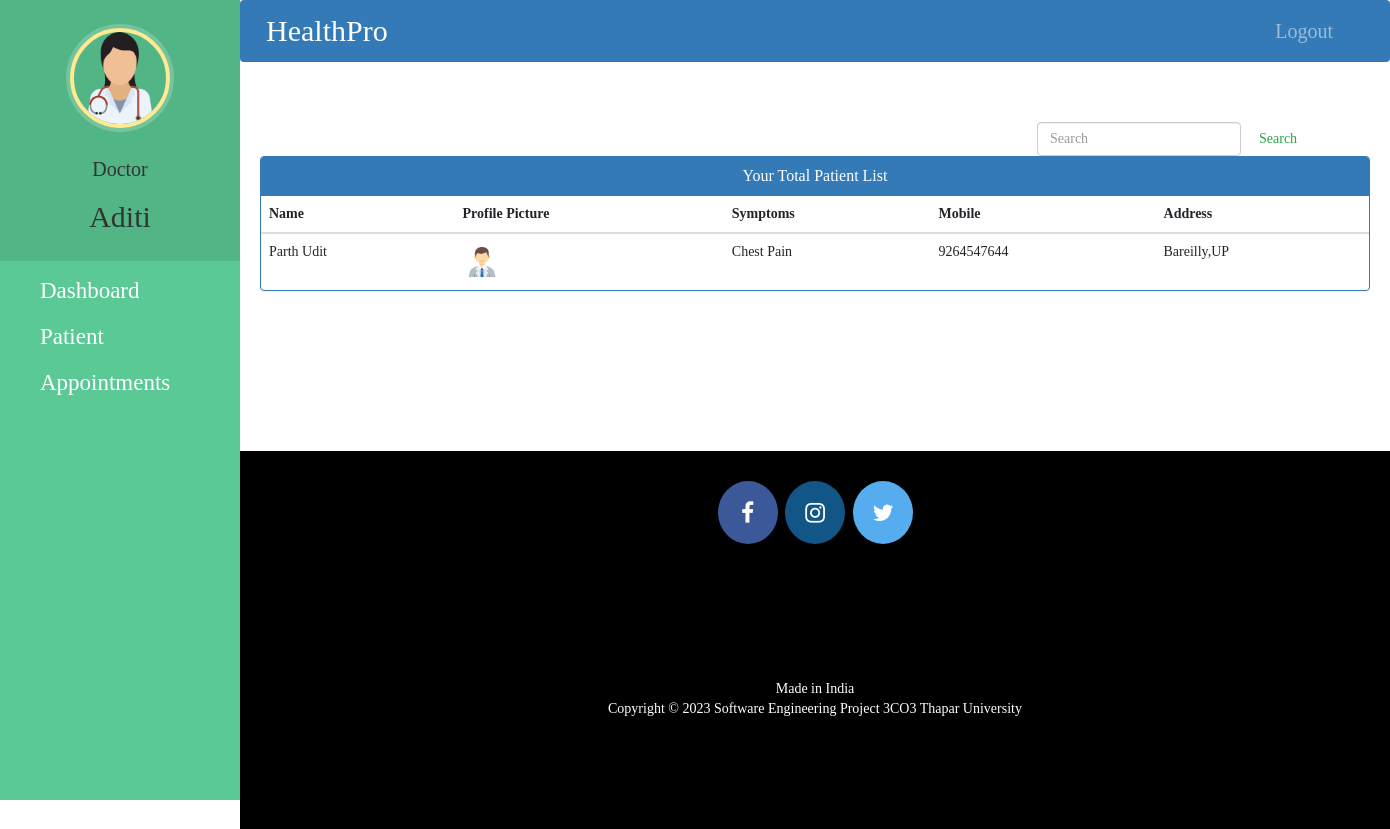
Page /doctor-view-patient (signed in) on the committed database.
### hospital/models.py (models this page shows, shortened)
class Doctor(models.Model):
    user=models.OneToOneField(User,on_delete=models.CASCADE)
    profile_pic= models.ImageField(upload_to='profile_pic/DoctorProfilePic/',null=True,blank=True)
    address = models.CharField(max_length=40)
    mobile = models.CharField(max_length=20,null=True)
    department= models.CharField(max_length=50,choices=departments,default='Cardiologist')
    status=models.BooleanField(default=False)

class Patient(models.Model):
    user=models.OneToOneField(User,on_delete=models.CASCADE)
    profile_pic= models.ImageField(upload_to='profile_pic/PatientProfilePic/',null=True,blank=True)
    address = models.CharField(max_length=40)
    mobile = models.CharField(max_length=20,null=False)
    symptoms = models.CharField(max_length=100,null=False)
    assignedDoctorId = models.PositiveIntegerField(null=True)
    admitDate=models.DateField(auto_now=True)
    status=models.BooleanField(default=False)
    @property
    def get_name(self):
        return self.user.first_name+" "+self.user.last_name

### hospital/views.py (the view)
# urls.py: path('doctor-view-patient', views.doctor_view_patient_view,name='doctor-view-patient'),
@login_required(login_url='doctorlogin')
@user_passes_test(is_doctor)
def doctor_view_patient_view(request):
    patients=models.Patient.objects.all().filter(status=True,assignedDoctorId=request.user.id)
    doctor=models.Doctor.objects.get(user_id=request.user.id) #for profile picture of doctor in sidebar
    return render(request,'hospital/doctor_view_patient.html',{'patients':patients,'doctor':doctor})

### hospital/views.py (called while the page is built)
def is_doctor(user):
    return user.groups.filter(name='DOCTOR').exists()

### templates/hospital/doctor_view_patient.html (shortened to what this page needs)
{% extends 'hospital/doctor_base.html' %}
{% block content %}
{%load static%}
<head>
  <link href="//netdna.bootstrapcdn.com/bootstrap/3.0.0/css/bootstrap.min.css" rel="stylesheet" id="bootstrap-css">
</head>
<div class="container">
    <form  action="/search" method="get" style="margin-left:70%;" class="form-inline my-2 my-lg-0">
      <input class="form-control mr-sm-2" type="search" placeholder="Search" name="query" id="query" aria-label="Search">
      <button class="btn btn-outline-success my-2 my-sm-0" type="submit">Search</button>
    </form>
  {% if patients %}
  <div class="panel panel-primary">
    <div class="panel-heading">
      <h6 class="panel-title">Your Total Patient List</h6>
    </div>
    <table class="table table-hover" id="dev-table">
      <thead>
        <tr>
          <th>Name</th>
          <th>Profile Picture</th>
          <th>Symptoms</th>
          <th>Mobile</th>
          <th>Address</th>
        </tr>
      </thead>
      {% for p in patients %}
      <tr>
        <td> {{p.get_name}}</td>
        <td> <img src="{% static p.profile_pic.url %}" alt="Profile Pic" height="40px" width="40px" /></td>
        <td>{{p.symptoms}}</td>
        <td>{{p.mobile}}</td>
        <td>{{p.address}}</td>
      </tr>
      {% endfor %}
    </table>
  </div>
  {%else%}
  <br><br><br>
  <h4 style="text-align: center;color: red;">No Patient Found !!!</h4>
  {% endif %}
</div>
{% endblock content %}

### templates/hospital/doctor_base.html (shortened to what this page needs)
<!DOCTYPE html>
{% load static %}
<html lang="en">
<head>
  <link rel="stylesheet" href="https://stackpath.bootstrapcdn.com/bootstrap/4.3.1/css/bootstrap.min.css">
  <link rel="stylesheet" href="https://maxcdn.bootstrapcdn.com/font-awesome/4.7.0/css/font-awesome.min.css">
</head>
<body>
  <nav class="menu" tabindex="0">
    <header class="avatar">
      <img src="{% static doctor.profile_pic.url %}" alt="Profile Pic" />
      <br><br>
      <h6 style="font-size: 20px">Doctor</h6>
      <h2 style="font-weight: 500;">{{request.user.first_name}}</h2>
    </header>
    <ul>
      <li tabindex="0" class="icon-dashboard"> <a style="color:white; text-decoration:none; font-size: 23px" href="/doctor-dashboard"><span>Dashboard</span></a> </li>
      <li tabindex="0" class="icon-users"> <a style="color:white; text-decoration:none; font-size: 23px" href="/doctor-patient"><span>Patient</span></a></li>
      <li tabindex="0" class="icon-calendar"> <a style="color:white; text-decoration:none; font-size: 23px" href="/doctor-appointment"><span>Appointments</span></a></li>
    </ul>
  </nav>
  <main>
    <div class="bs-example">
      <nav class="navbar navbar-expand-md  navbar-dark fixed-top" style="background:#337AB7;">
        <a href="/doctor-dashboard" class="navbar-brand" style="font-size: 30px">HealthPro</a>
        <div class="collapse navbar-collapse justify-content-between" id="navbarCollapse">
          <div class="navbar-nav" style=" margin-left: 90%;">
            <a href="/logout" class="nav-item nav-link" style="font-size: 20px">Logout</a>
          </div>
        </div>
      </nav>
    </div>
    <br><br>
    {% block content %}
    {% endblock content %}
    <br><br><br><br><br><br><br>
    <footer>
      <p>
        <a id="ftr" href="https://www.facebook.com/arshita.mehta.77" class="fa fa-facebook"></a>
        <a id="ftr" href="https://instagram.com/anushkas2111?igshid=dzMzOTZ5eXc5aWVp" class="fa fa-instagram"></a>
        <a id="ftr" href="https://x.com/21AnushkaSingh?s=09" class="fa fa-twitter"></a>
      </p>
      <br>
      <div class="container">
        <div class="row">
          <div class="col-md-12 col-sm-12">
            <div style="color:#ffffff;" class="wow fadeInUp footer-copyright">
              <p>Made in India <br>
                Copyright &copy; 2023 Software Engineering Project 3CO3 Thapar University </p>
            </div>
          </div>
        </div>
      </div>
    </footer>
  </main>
</body>
</html>

### templates/hospital/doctor_base.html (style rules this page uses)
a:link { text-decoration: none; }
a { color: white; }
footer { padding: 0px 0px 0px 0px; background-color: black; margin: 0px; }
#ftr { padding: 20px; }
.fa { font-size: 23px; width: 60px; text-align: center; text-decoration: none; margin: 5px 2px; border-radius: 50%; }
.fa-facebook { background: #3B5998; color: white; margin-top: 30px; }
.fa-twitter { background: #55ACEE; color: white; }
.fa-instagram { background: #125688; color: white; }
p { text-align: center; }
body { padding-left: 240px; }
main { position: relative; height: 100vh; }
.menu { background: #5bc995; height: 100vh; width: 240px; position: fixed; top: 0px; left: 0; z-index: 5; outline: none; }
.menu .avatar { background: rgba(0, 0, 0, 0.1); padding: 2em 0.5em; text-align: center; }
.menu .avatar img { width: 100px; border-radius: 50%; overflow: hidden; border: 4px solid #ffea92; box-shadow: 0 0 0 4px rgba(255, 255, 255, 0.2); }
.menu .avatar h2 { font-weight: normal; margin-bottom: 0; }
.menu ul { list-style: none; padding: 0.5em 0; margin: 0; }
.menu ul li { padding: 0.5em 1em 0.5em 3em; font-size: 0.95em; font-weight: regular; background-repeat: no-repeat; background-position: left 15px center; background-size: auto 20px; transition: all 0.15s linear; cursor: pointer; }
.menu ul li.icon-dashboard { background-image: url("http://www.entypo.com/images//gauge.svg"); }
.menu ul li.icon-users { background-image: url("http://www.entypo.com/images//users.svg"); }
.menu ul li.icon-calendar { background-image: url("http://www.entypo.com/images//calendar.svg"); }

### templates/hospital/doctor_view_patient.html (style rules this page uses)
a:link { text-decoration: none; }
h6 { text-align: center; }
.row { margin: 100px; }
* { font-family: poppins; }

### rows in the picture
Doctor: profile_pic (picture)
Patient: get_name "Parth Udit", profile_pic (picture), symptoms "Chest Pain", mobile "9264547644", address "Bareilly,UP"

### other values in the picture
{{ request.user.first_name }} "Aditi"
